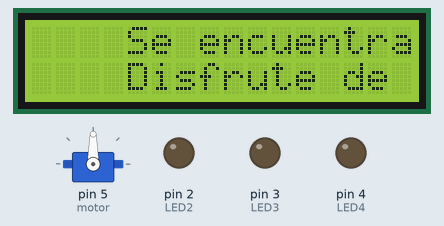
This sketch was run on a simulated Arduino Uno, built with avr-gcc and run on an emulated ATmega328P. Parts: 16×2 character LCD, servo, output pins drawn as LEDs (lit = HIGH).

Above: at 0.2 s.
At 4.7 s:
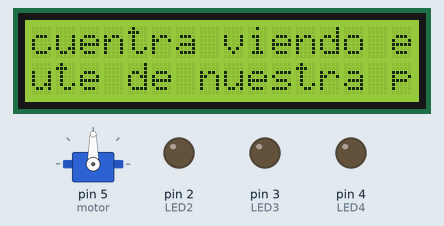
At 9.7 s:
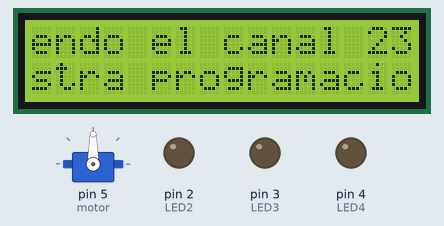
At 19.7 s:
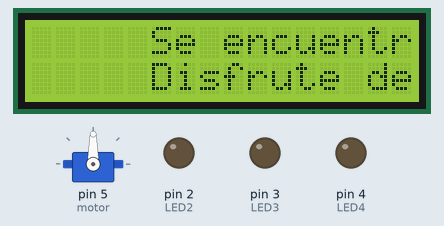
At 29.2 s:
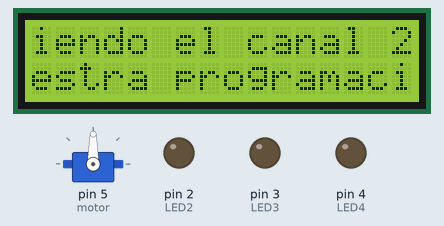
At 39.2 s:
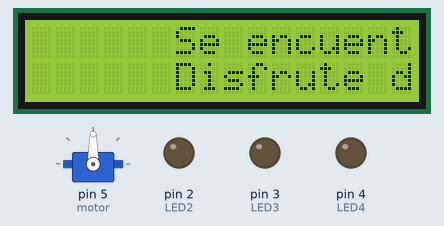

Measured:
- what the display in image 1 shows lasts 0.5 s, from 4.6 s to 5.1 s

The sketch:

Televisor.ino
```cpp
#include <Wire.h>
#include <LiquidCrystal_I2C.h>
#include<Servo.h>
Servo motor;


#define LED2 2 // Lampara 1
#define LED3 3 // Lampara 2
#define LED4 4 // Luz principal habitacion

//Crear el objeto lcd  dirección  0x3F y 16 columnas x 2 filas
LiquidCrystal_I2C lcd(0x27,16,2);  //

void setup() {

  //INICIO HABITACION

    //Televisor
      // Inicializar el LCD
        lcd.init();

      //Encender la luz de fondo.
        lcd.backlight();

      // Escribimos el Mensaje en el LCD en una posición  central. (Televisor)
        lcd.setCursor(5, 0);
        lcd.print("Se encuentra viendo el canal 23");
        lcd.setCursor(5, 1);
        lcd.print("Disfrute de nuestra programacion");

    //Luces habitación
      pinMode(LED2, OUTPUT);
      pinMode(LED3, OUTPUT);
      pinMode(LED4, OUTPUT);

    //Puerta habitación
      motor.attach(/*Pin disp0onible*/5);
  //FIN HABITACION

}

void loop() {

  //INICIO HABITACION
    //Televisor
      //desplazamos una posición a la izquierda
        lcd.scrollDisplayLeft();
        delay(500);
 /*   //Luces habitación
      digitalWrite(LED2, HIGH);
      digitalWrite(LED3, HIGH);
      digitalWrite(LED4, HIGH);
    //Puerta habitación
      AbrirPuerta();
      CerrarPuerta();*/

  //FIN HABITACION
}


/*
//Otras funciones
  //Abrir puerta
    void AbrirPuerta(){
      motor.write(9);
      delay(500);
      motor.write(20);
      delay(500);
      motor.write(30);
      delay(500);
      motor.write(40);
      delay(500);
      motor.write(50);
      delay(500);
      motor.write(60);
      delay(500);
      motor.write(70);
      delay(500);
      motor.write(80);
      delay(500);
      motor.write(90);
      delay(500);
      motor.write(100);
      delay(500);
      motor.write(110);
      delay(500);
      motor.write(120);
      delay(500);
      motor.write(130);
      delay(500);
    }
  //Cerrar Puerta
    void CerrarPuerta(){
      motor.write(130);
      delay(500);
      motor.write(120);
      delay(500);
      motor.write(110);
      delay(500);
      motor.write(100);
      delay(500);
      motor.write(90);
      delay(500);
      motor.write(80);
      delay(500);
      motor.write(70);
      delay(500);
      motor.write(60);
      delay(500);
      motor.write(50);
      delay(500);
      motor.write(40);
      delay(500);
      motor.write(30);
      delay(500);
      motor.write(20);
      delay(500);
      motor.write(10);
      delay(500);
  }
*/
```
